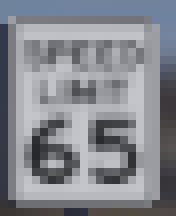
#> input picture resources/speed.png, 22 x 27 px (shown 8 times larger); its folder holds only this picture in this run
$ python create_augmented.py
#> lines starting #> are read from the running program, lines starting #| are printed output that depends on the picture
#!/usr/bin/env python3

"""Generate canonical and pre-scaled template images in ``resources/``.

This utility produces a set of canonical `_aug_N` copies for each
original template image found in the package `resources/` directory,
and writes a small selection of pre-scaled variants for each canonical
copy. Pre-scaling templates removes the need for runtime resizing in
the sign detector and keeps detection deterministic and fast.

Behavior summary:
- For each original image (files without ``_aug_`` in the name), the
  script writes up to ``max_per_image`` canonical copies named
  ``<basename>_aug_<N>.<ext>``.
- For each canonical copy a small collection of scaled templates is
  written using the suffix ``_scaleNN`` where ``NN`` is the scale as
  an integer percentage (e.g. ``scale110`` for 1.10).
- A marker file (``.aug_done``) is created after a successful run to
  avoid re-generating templates on subsequent launches.

Usage:
    python create_augmented.py
.
This file is also invoked by ``launch/launch.py`` during startup when
needed.
"""

import os
import re
import cv2
import numpy as np
from random import seed


def transform_image(img, scale=1.0):
    """Return an isotropically scaled copy of ``img`` about its center.

    Notes:
    - The returned image keeps the original canvas size; use
      ``cv2.resize`` instead when explicit output dimensions are required.
    - The function is provided for completeness but this script writes
      canonical copies and uses ``cv2.resize`` to create the explicit
      scaled templates (so ``transform_image`` is seldom used here).
    """
    h, w = img.shape[:2]
    M_scale = cv2.getRotationMatrix2D((w / 2, h / 2), 0, float(scale))
    img_s = cv2.warpAffine(
        img,
        M_scale,
        (w, h),
        flags=cv2.INTER_LINEAR,
        borderMode=cv2.BORDER_REPLICATE,
    )
    return img_s


def create_augmented_templates(input_dir=None, max_per_image=20, seed_val=42):
    """Generate canonical `_aug_N` copies and corresponding scaled templates.

    Args:
        input_dir (str|None): Path to the `resources/` folder. If None the
            script-local ``resources/`` directory is used.
        max_per_image (int): Maximum number of canonical `_aug_N` copies
            to create per original image.
        seed_val (int): Random seed for deterministic file-name choices
            (not heavily used here but kept for determinism).
    """
#> called with max_per_image = 20, seed_val = 42
    seed(seed_val)
    np.random.seed(seed_val)

    # Resolve input_dir relative to the script location when not provided
    script_dir = os.path.dirname(os.path.abspath(__file__))
    if input_dir is None:
        input_dir = os.path.join(script_dir, 'resources')

    # Marker file prevents re-running augmentation on every launch
    marker_path = os.path.join(script_dir, '.aug_done')
    if os.path.exists(marker_path):
        print('Augmentations already created (marker found). Skipping generation.')
        return

    if not os.path.isdir(input_dir):
        print(f"ERROR: input directory '{input_dir}' not found")
        return

    # Gather candidate image files (case-insensitive extensions)
    all_files = [f for f in os.listdir(input_dir) if f.lower().endswith(('.png', '.jpg', '.jpeg'))]
    originals = [f for f in all_files if '_aug_' not in f]

    if not originals:
        print(f"No original template images found in {input_dir}/")
        return

    created = 0
    skipped = 0

    print(f"Found {len(originals)} original templates. Generating up to {max_per_image} variants each...")

    # Scales produced for each canonical copy. Values >1.0 are zoomed-in
    # (larger) templates; values <1.0 are zoomed-out (smaller) templates.
    output_scales = [1.0, 1.1, 1.2, 1.3, 0.9, 0.8]

    for fname in originals:
        path = os.path.join(input_dir, fname)
        img = cv2.imread(path)
#> img is the input picture: shape (27, 22, 3); mean B, G, R 142.7, 135.4, 132.7
        if img is None:
            print(f"  Warning: could not load {fname}")
            continue

        name, ext = os.path.splitext(fname)

        # Identify existing canonical augmented copies exactly matching
        # the pattern '<name>_aug_<N><ext>' (case-insensitive). Scaled
        # templates that include '_scale' are excluded by the regex.
        pattern = re.compile(rf"^{re.escape(name)}_aug_(\d+){re.escape(ext)}$", re.IGNORECASE)
        existing_indices = set()
        for ef in all_files:
            m = pattern.match(ef)
            if m:
                try:
                    existing_indices.add(int(m.group(1)))
                except ValueError:
                    continue

        if len(existing_indices) >= max_per_image:
            print(f"  {fname}: already has {len(existing_indices)} augmented variants — skipping")
            continue

        need = max_per_image - len(existing_indices)

        # Allocate the lowest available integer indices starting at 0
        free_indices = []
        idx = 0
        while len(free_indices) < need:
            if idx not in existing_indices:
                free_indices.append(idx)
            idx += 1

        # Generate required number of variants and assign to free indices
        created_this = 0
        for out_idx in free_indices:
            aug_name = f"{name}_aug_{out_idx}{ext}"
            aug_path = os.path.join(input_dir, aug_name)
            if os.path.exists(aug_path):
                skipped += 1
                continue

            # Save canonical copy
            out = img.copy()
            h, w = img.shape[:2]
            try:
                ok = cv2.imwrite(aug_path, out)
                if not ok:
                    print(f"  Warning: failed to write {aug_name}")
                    skipped += 1
                    continue
            except Exception as e:
                print(f"  Warning: exception writing {aug_name}: {e}")
                skipped += 1
                continue

            created += 1
            created_this += 1

            # Write scaled-template files so the detector can load pre-scaled
            # templates without runtime resizing.
            for out_scale in output_scales:
                scaled_h = max(8, int(h * out_scale))
                scaled_w = max(8, int(w * out_scale))
                try:
                    scaled = cv2.resize(out, (scaled_w, scaled_h), interpolation=cv2.INTER_LINEAR)
                    scale_name = f"{name}_aug_{out_idx}_scale{int(out_scale*100)}{ext}"
                    scale_path = os.path.join(input_dir, scale_name)
                    # Avoid overwriting if already present
                    if not os.path.exists(scale_path):
                        ok2 = cv2.imwrite(scale_path, scaled)
                        if ok2:
                            created += 1
                        else:
                            print(f"  Warning: failed to write {scale_name}")
                            skipped += 1
                except Exception as e:
                    print(f"  Warning: exception creating scaled template {scale_name}: {e}")
                    skipped += 1
                    continue
#> this loop made 20 passes
#> pass 1, in create_augmented_templates, `ok2 = cv2.imwrite(scale_path, scaled)`:
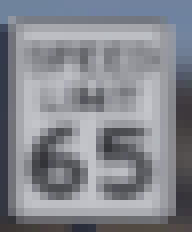
#> saved as speed_aug_0_scale110.png: shape (29, 24, 3) (shown 8 times larger); mean B, G, R 142.5, 135.1, 132.4
#> pass 1, in create_augmented_templates, `ok2 = cv2.imwrite(scale_path, scaled)`:
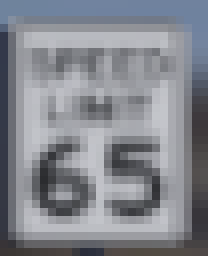
#> saved as speed_aug_0_scale120.png: shape (32, 26, 3) (shown 8 times larger); mean B, G, R 142.2, 134.8, 132.1
#> pass 1, in create_augmented_templates, `ok2 = cv2.imwrite(scale_path, scaled)`:
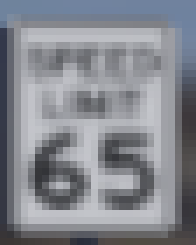
#> saved as speed_aug_0_scale130.png: shape (35, 28, 3) (shown 7 times larger); mean B, G, R 143, 135.7, 132.9
#> after the loop, created = 140; created_this = 20; skipped = 0

        print(f"  {fname}: created {created_this} new variants (existing: {len(existing_indices)})")
#|   speed.png: created 20 new variants (existing: 0)

    print("Done.")
    print(f"  created: {created}")
#|   created: 140
    print(f"  skipped (already existed or failed writes): {skipped}")
#|   skipped (already existed or failed writes): 0
    print(f"  resources folder: {input_dir}/")
#|   resources folder: resources/
    print("Note: Files use the '_aug_' naming pattern and will be loaded by sign_detector from resources/")

    # Create marker file to skip regeneration on future runs
    try:
        with open(marker_path, 'w') as f:
            f.write('done')
        print(f"Wrote marker: {marker_path}")
    except Exception as e:
        print(f"Warning: could not write marker file: {e}")


if __name__ == '__main__':
    create_augmented_templates()
